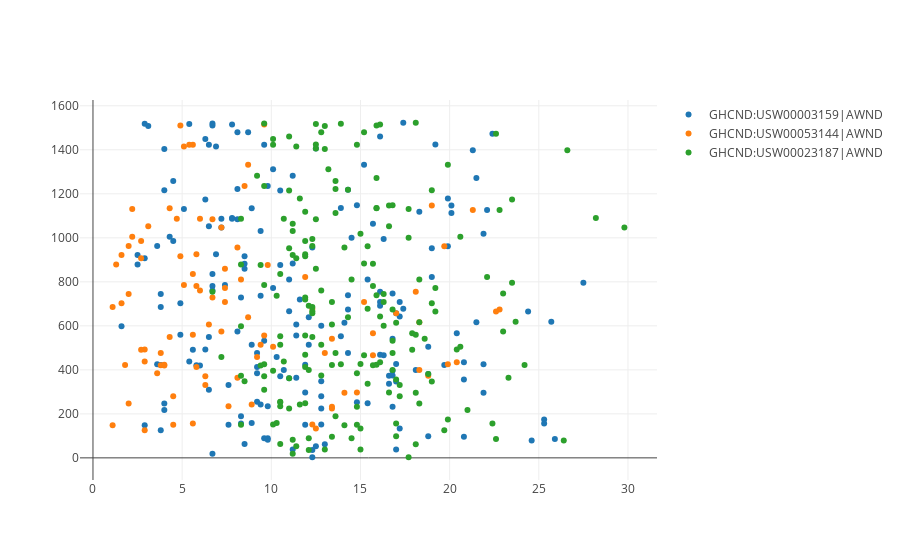
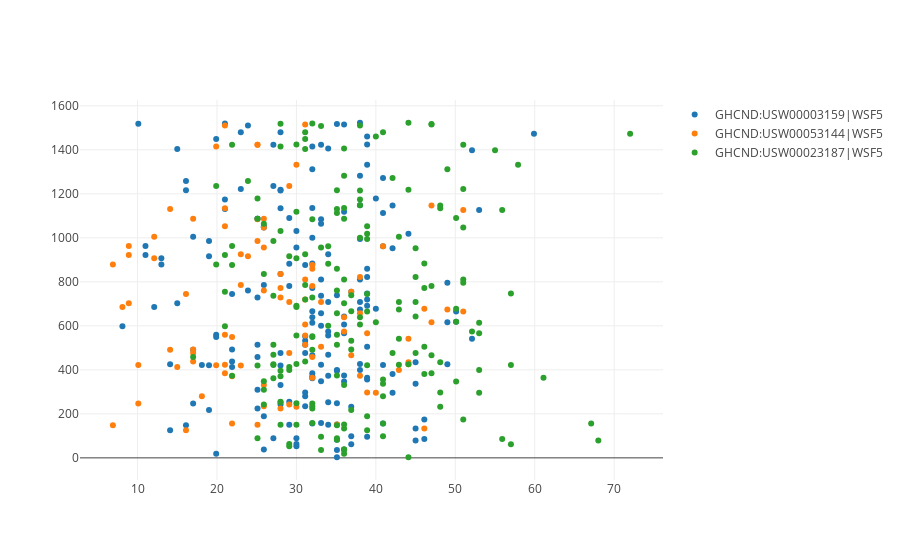
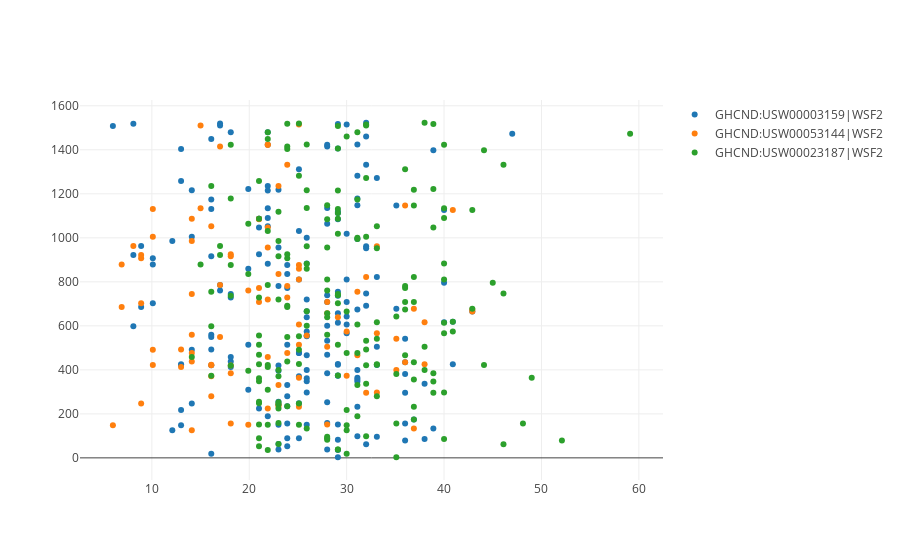
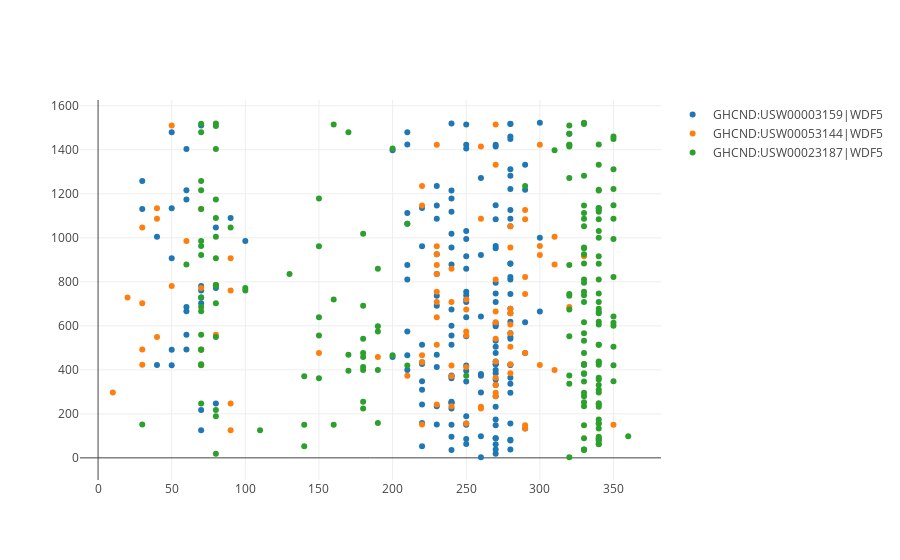

The notebook cell these images were saved under, in order:
### Code cell
random_turbines = np.random.choice(turbine_names, size=1, replace=False)
print(random_turbines)
filtered_turbine = daily_mean_turbine_reading.loc[daily_mean_turbine_reading["turbine_num"] == turbine]

features_list = ["AWND", "WSF5", "WSF2", "WDF5", "WDF2", "PGTM"]

for feature in features_list:
    traces = []
    for turbine in random_turbines:
        for column in filtered_turbine:
            if column.endswith(feature):
                trace = go.Scatter(x=filtered_turbine[column],
                                   y=filtered_turbine["reading"],
                                   name=column,
                                   mode='markers')
                traces.append(trace)
    py.iplot(traces, filename='basic-scatter')

### Figure 1 — Plotly figure (JSON) as saved in the notebook; plotly's stock layout.template omitted (floating-point values rounded to 4 significant figures; data arrays with more than 128 entries replaced by an {"elided": "..."} marker saying what was removed)
{"data": [{"mode": "markers", "name": "GHCND:USW00003159|AWND", "type": "scatter", "uid": "7d6e7d8c-e252-11e8-8df7-50e549ed1be1", "x": {"elided": "182 float values"}, "y": {"elided": "182 float values"}}, {"mode": "markers", "name": "GHCND:USW00053144|AWND", "type": "scatter", "uid": "7d6e7d8d-e252-11e8-b69d-50e549ed1be1", "x": {"elided": "182 float values"}, "y": {"elided": "182 float values"}}, {"mode": "markers", "name": "GHCND:USW00023187|AWND", "type": "scatter", "uid": "7d6e7d8e-e252-11e8-9954-50e549ed1be1", "x": {"elided": "182 float values"}, "y": {"elided": "182 float values"}}], "layout": {}}

### Figure 2 — Plotly figure (JSON) as saved in the notebook; plotly's stock layout.template omitted (floating-point values rounded to 4 significant figures; data arrays with more than 128 entries replaced by an {"elided": "..."} marker saying what was removed)
{"data": [{"mode": "markers", "name": "GHCND:USW00003159|WSF5", "type": "scatter", "uid": "7d797a36-e252-11e8-89eb-50e549ed1be1", "x": {"elided": "182 float values"}, "y": {"elided": "182 float values"}}, {"mode": "markers", "name": "GHCND:USW00053144|WSF5", "type": "scatter", "uid": "7d797a37-e252-11e8-af37-50e549ed1be1", "x": {"elided": "182 float values"}, "y": {"elided": "182 float values"}}, {"mode": "markers", "name": "GHCND:USW00023187|WSF5", "type": "scatter", "uid": "7d797a38-e252-11e8-845e-50e549ed1be1", "x": {"elided": "182 float values"}, "y": {"elided": "182 float values"}}], "layout": {}}

### Figure 3 — Plotly figure (JSON) as saved in the notebook; plotly's stock layout.template omitted (floating-point values rounded to 4 significant figures; data arrays with more than 128 entries replaced by an {"elided": "..."} marker saying what was removed)
{"data": [{"mode": "markers", "name": "GHCND:USW00003159|WSF2", "type": "scatter", "uid": "7d83656c-e252-11e8-84c9-50e549ed1be1", "x": {"elided": "182 float values"}, "y": {"elided": "182 float values"}}, {"mode": "markers", "name": "GHCND:USW00053144|WSF2", "type": "scatter", "uid": "7d83656d-e252-11e8-90bc-50e549ed1be1", "x": {"elided": "182 float values"}, "y": {"elided": "182 float values"}}, {"mode": "markers", "name": "GHCND:USW00023187|WSF2", "type": "scatter", "uid": "7d83656e-e252-11e8-8362-50e549ed1be1", "x": {"elided": "182 float values"}, "y": {"elided": "182 float values"}}], "layout": {}}

### Figure 4 — Plotly figure (JSON) as saved in the notebook; plotly's stock layout.template omitted (floating-point values rounded to 4 significant figures; data arrays with more than 128 entries replaced by an {"elided": "..."} marker saying what was removed)
{"data": [{"mode": "markers", "name": "GHCND:USW00003159|WDF5", "type": "scatter", "uid": "7d8f4c78-e252-11e8-8358-50e549ed1be1", "x": {"elided": "182 int values"}, "y": {"elided": "182 float values"}}, {"mode": "markers", "name": "GHCND:USW00053144|WDF5", "type": "scatter", "uid": "7d8f4c79-e252-11e8-8008-50e549ed1be1", "x": {"elided": "182 int values"}, "y": {"elided": "182 float values"}}, {"mode": "markers", "name": "GHCND:USW00023187|WDF5", "type": "scatter", "uid": "7d8f4c7a-e252-11e8-b234-50e549ed1be1", "x": {"elided": "182 int values"}, "y": {"elided": "182 float values"}}], "layout": {}}
